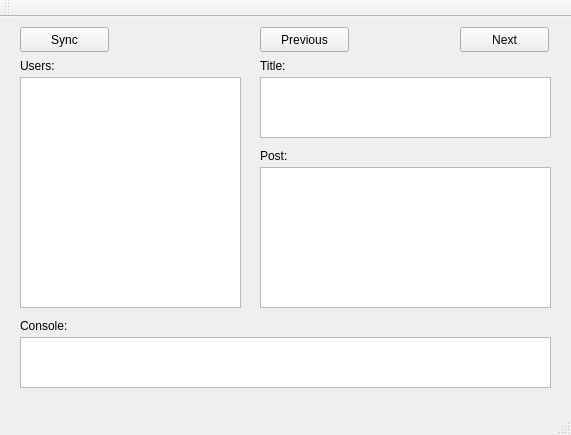
<?xml version="1.0" encoding="UTF-8"?>
<ui version="4.0">
 <class>MainWindow</class>
 <widget class="QMainWindow" name="MainWindow">
  <property name="geometry">
   <rect>
    <x>0</x>
    <y>0</y>
    <width>571</width>
    <height>435</height>
   </rect>
  </property>
  <property name="windowTitle">
   <string>MainWindow</string>
  </property>
  <widget class="QWidget" name="centralWidget">
   <widget class="QTextBrowser" name="tbGeneralMessage">
    <property name="geometry">
     <rect>
      <x>20</x>
      <y>320</y>
      <width>531</width>
      <height>51</height>
     </rect>
    </property>
   </widget>
   <widget class="QLabel" name="label_2">
    <property name="geometry">
     <rect>
      <x>260</x>
      <y>130</y>
      <width>41</width>
      <height>17</height>
     </rect>
    </property>
    <property name="text">
     <string>Post:</string>
    </property>
   </widget>
   <widget class="QTextBrowser" name="tbPostBody">
    <property name="geometry">
     <rect>
      <x>260</x>
      <y>150</y>
      <width>291</width>
      <height>141</height>
     </rect>
    </property>
   </widget>
   <widget class="QListView" name="lvUsers">
    <property name="geometry">
     <rect>
      <x>20</x>
      <y>60</y>
      <width>221</width>
      <height>231</height>
     </rect>
    </property>
   </widget>
   <widget class="QLabel" name="label_3">
    <property name="geometry">
     <rect>
      <x>20</x>
      <y>300</y>
      <width>141</width>
      <height>17</height>
     </rect>
    </property>
    <property name="text">
     <string>Console:</string>
    </property>
   </widget>
   <widget class="QLabel" name="label_4">
    <property name="geometry">
     <rect>
      <x>260</x>
      <y>40</y>
      <width>67</width>
      <height>17</height>
     </rect>
    </property>
    <property name="text">
     <string>Title:</string>
    </property>
   </widget>
   <widget class="QTextBrowser" name="tbPostTitle">
    <property name="geometry">
     <rect>
      <x>260</x>
      <y>60</y>
      <width>291</width>
      <height>61</height>
     </rect>
    </property>
   </widget>
   <widget class="QPushButton" name="pbPrevious">
    <property name="geometry">
     <rect>
      <x>260</x>
      <y>10</y>
      <width>89</width>
      <height>25</height>
     </rect>
    </property>
    <property name="text">
     <string>Previous</string>
    </property>
   </widget>
   <widget class="QPushButton" name="pbNext">
    <property name="geometry">
     <rect>
      <x>460</x>
      <y>10</y>
      <width>89</width>
      <height>25</height>
     </rect>
    </property>
    <property name="text">
     <string>Next</string>
    </property>
   </widget>
   <widget class="QLabel" name="label">
    <property name="geometry">
     <rect>
      <x>20</x>
      <y>40</y>
      <width>67</width>
      <height>17</height>
     </rect>
    </property>
    <property name="text">
     <string>Users:</string>
    </property>
   </widget>
   <widget class="QPushButton" name="pbSync">
    <property name="geometry">
     <rect>
      <x>20</x>
      <y>10</y>
      <width>89</width>
      <height>25</height>
     </rect>
    </property>
    <property name="text">
     <string>Sync</string>
    </property>
   </widget>
  </widget>
  <widget class="QMenuBar" name="menuBar">
   <property name="geometry">
    <rect>
     <x>0</x>
     <y>0</y>
     <width>571</width>
     <height>22</height>
    </rect>
   </property>
  </widget>
  <widget class="QToolBar" name="mainToolBar">
   <attribute name="toolBarArea">
    <enum>TopToolBarArea</enum>
   </attribute>
   <attribute name="toolBarBreak">
    <bool>false</bool>
   </attribute>
  </widget>
  <widget class="QStatusBar" name="statusBar"/>
 </widget>
 <layoutdefault spacing="6" margin="11"/>
 <resources/>
 <connections/>
</ui>
